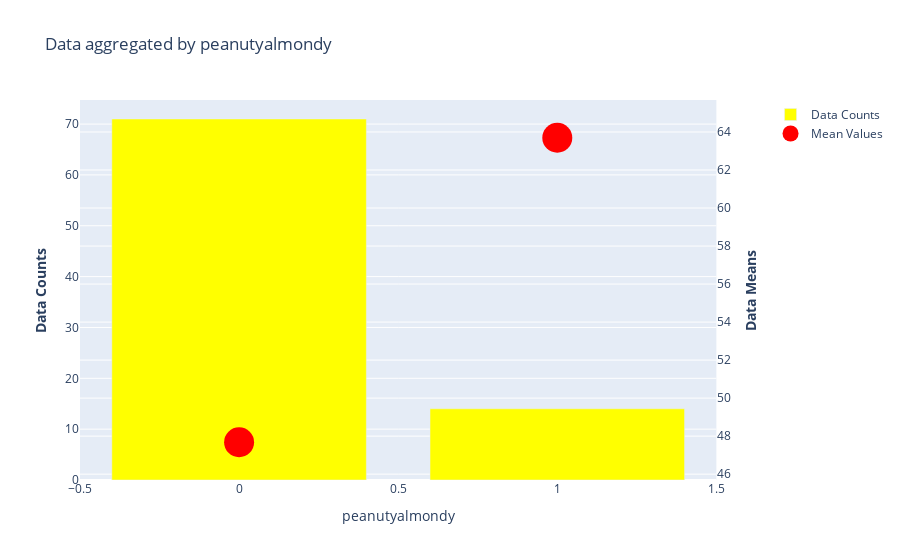

Source (notebook cell):
### Markdown cell above
Caramel has higher popularity on average, however sample size is smaller so this is less credible insight.

### Peanutyalmondy

### Code cell
plots.investigate_categoric_variable(df_candy, response, ['peanutyalmondy'], ["Unknown"])

### Figure 1 — Plotly figure (JSON) as saved in the notebook; plotly's stock layout.template omitted (floating-point values rounded to 4 significant figures)
{"data": [{"marker": {"color": "yellow"}, "name": "Data Counts", "type": "bar", "x": [0, 1], "xaxis": "x", "y": [71, 14], "yaxis": "y"}, {"marker": {"color": "red", "size": 30}, "mode": "markers", "name": "Mean Values", "type": "scatter", "x": [0, 1], "xaxis": "x", "y": [47.68, 63.7], "yaxis": "y2"}], "layout": {"title": {"text": "Data aggregated by peanutyalmondy"}, "xaxis": {"anchor": "y", "domain": [0, 0.94], "title": {"text": "peanutyalmondy"}}, "yaxis": {"anchor": "x", "domain": [0, 1], "title": {"text": "<b>Data Counts</b>"}}, "yaxis2": {"anchor": "x", "overlaying": "y", "side": "right", "title": {"text": "<b>Data Means</b>"}}}}
